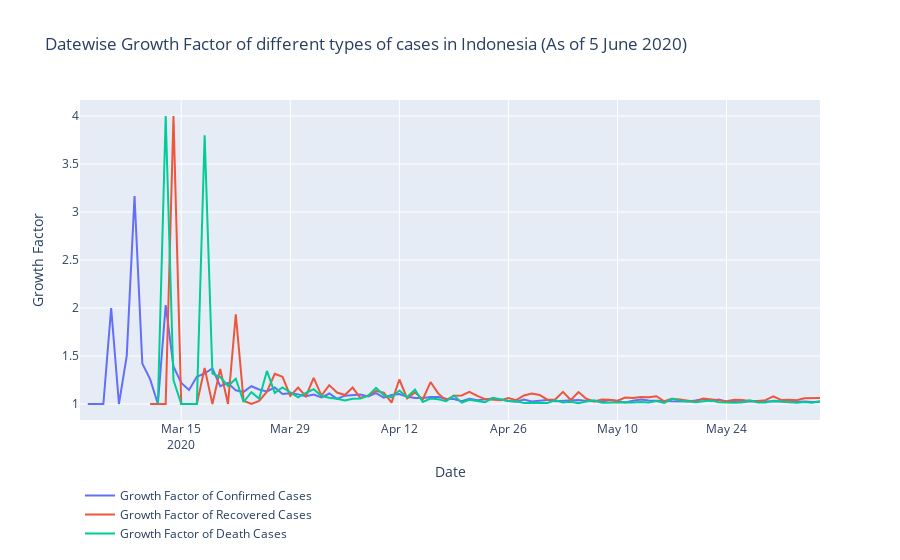

Source (notebook cell):
### Code cell
print("Average growth factor of number of Confirmed Cases: ",(datewise["Confirmed"]/datewise["Confirmed"].shift()).mean())
print("Median growth factor of number of Confirmed Cases: ",(datewise["Confirmed"]/datewise["Confirmed"].shift()).median())
print("Average growth factor of number of Recovered Cases: ",(datewise["Recovered"]/datewise["Recovered"].shift()).mean())
print("Median growth factor of number of Recovered Cases: ",(datewise["Recovered"]/datewise["Recovered"].shift()).median())
print("Average growth factor of number of Death Cases: ",(datewise["Deaths"]/datewise["Deaths"].shift()).mean())
print("Median growth factor of number of Death Cases: ",(datewise["Deaths"]/datewise["Deaths"].shift()).median())

fig=go.Figure()
fig.add_trace(go.Scatter(x=datewise.index, y=datewise["Confirmed"]/datewise["Confirmed"].shift(),
                    mode='lines',
                    name='Growth Factor of Confirmed Cases'))
fig.add_trace(go.Scatter(x=datewise.index, y=datewise["Recovered"]/datewise["Recovered"].shift(),
                    mode='lines',
                    name='Growth Factor of Recovered Cases'))
fig.add_trace(go.Scatter(x=datewise.index, y=datewise["Deaths"]/datewise["Deaths"].shift(),
                    mode='lines',
                    name='Growth Factor of Death Cases'))
fig.update_layout(title="Datewise Growth Factor of different types of cases in Indonesia (As of 5 June 2020)",
                 xaxis_title="Date",yaxis_title="Growth Factor",
                 legend=dict(x=0,y=-0.4,traceorder="normal"))
fig.show()
